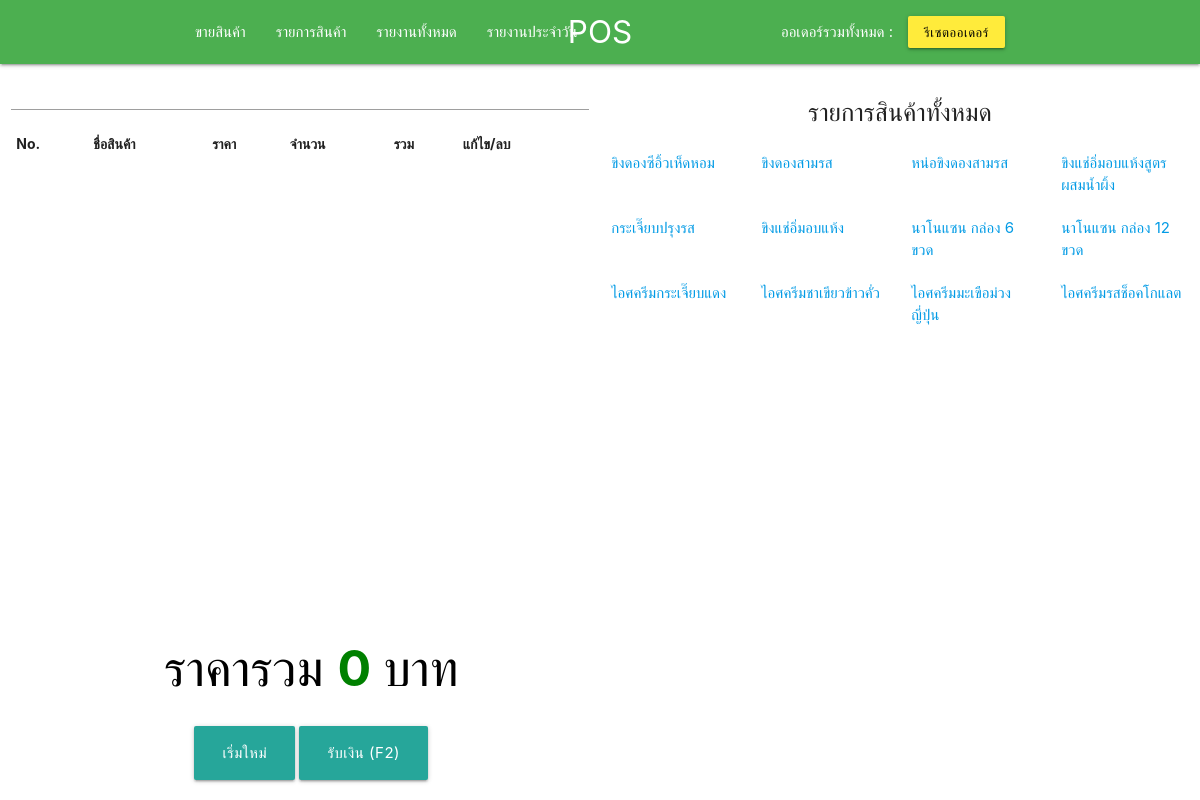
Screenshot of /main.php with the database file from the repository.
### tables this page shows
CREATE TABLE `product` (
  `id` int(11) NOT NULL,
  `product_id` varchar(255) NOT NULL,
  `product_category` varchar(255) NOT NULL,
  `barcode` varchar(255) NOT NULL,
  `product_name` varchar(255) NOT NULL,
  `product_price` int(11) NOT NULL,
  `product_number` int(11) NOT NULL,
  `product_unit` varchar(255) NOT NULL
);

### main.php (the view, shortened to what this page needs)
<!DOCTYPE html>
<html lang="en">
<head>
    <?php require('src/include.php') ?>
    <link rel="stylesheet" href="./css/main.css">
</head>
<body onload='setFocusToTextBox()'>
    <?php require('src/header.php');
        require('src/connect.php');
    ?>
    <main>
        <div class="row">
            <div class="col s12 m6 ">
                <form action="main.php" method="GET">
                    <input type="text" name="barcodesearch" id="search" >
                </form>
                <table class="striped" style="font-size:14px;">
                    <thead>
                        <tr>
                            <th>No.</th>
                            <th>ชื่อสินค้า</th>
                            <th>ราคา</th>
                            <th>จำนวน</th>
                            <th>รวม</th>
                            <th>แก้ไข/ลบ</th>
                        </tr>
                    </thead>
                        <?php
                            $sum_price = 0;
                        ?>
                </table>
                    <div id="info">
                        <div class="row" >
                            <div class="col s12 m12 center-align">
                                <span class="total-text1 ">ราคารวม </span>
                                <span class="total-text2"> <?php echo $sum_price; ?> </span>
                                <span class="total-text3">บาท</span>
                            </div>
                        </div>
                        <div class="row center-align">
                            <div class="col s12 m12">
                                <a href="temporder_sql.php?modedel=3" class="btn-large">เริ่มใหม่</a>
                                <a href="checkmoney.php?total=<?php echo $sum_price; ?>" class="btn-large modal-trigger ">รับเงิน (F2)</a>
                            </div>
                        </div>
                        </div>
            </div>
            <div class="col s12 m6">
                <div class="row menutexthead">
                    <div class="col s12 center-align">
                        <span class="">รายการสินค้าทั้งหมด</span>
                    </div>
                </div>
                <div class="row">
                    <div class="col s12">
                    <?php
                        $showpro1 = "SELECT * FROM product ORDER BY product_category ASC ";
                        $queryshow1 = $connect->query($showpro1);
                        $i = 1;
                        while($show1 = $queryshow1->fetch_array()){
                            if($i==1){
                                echo "<div class='row'>";
                            }
                            echo "<div class='col s12 m3 ' ><a href='main.php?barcodesearch=".$show1['barcode']."' >".$show1['product_name']."</a></div>";
                            if($i == 4){
                                $i = 1;
                                echo "</div>";
                            }
                            else{
                                $i++;
                            }
                        }
                    ?>
                    </div>
                </div>
            </div>
        </div>
</main>
</body>
</html>

### src/include.php (shortened to what this page needs)
<link rel="stylesheet" href="./css/materialize.min.css">

### src/header.php (shortened to what this page needs)
<?php
    include "connect.php";
    $showq = "SELECT queueorder FROM orderall ORDER BY id DESC";
    $queryq = $connect->query($showq);
    $rowq = $queryq->fetch_array();
?>
<nav class="green">
    <div class="container">
        <div class="nav-wrapper">
            <a href="#!" class="brand-logo center">POS</a>
            <ul class="left hide-on-med-and-down">
                <li><a href="./main.php?barcodesearch=">ขายสินค้า</a></li>
                <li><a href="./product.php">รายการสินค้า</a></li>
                <li><a href="./reportall.php">รายงานทั้งหมด</a></li>
                <li><a href="./reportinday.php?ordertime=<?php echo date('Y-m-d'); ?>">รายงานประจำวัน</a></li>
            </ul>
            <ul class="right hide-on-med-and-down">
                <li><span> ออเดอร์รวมทั้งหมด : <?php echo $rowq["queueorder"]; ?></span></li>
                <li><a href="./resetqueue.php" class="btn yellow black-text btn-small" onclick="return confirmreset()" >รีเซตออเดอร์</a></li>
            </ul>
        </div>
    </div>
</nav>

### css/main.css (style rules this page uses)
.total-text1 { font-size: 50px; color:black; }
.total-text2 { font-size: 50px; color: green; font-weight: bold; }
.total-text3 { font-size: 50px; color: black; }
#info { position: fixed; bottom:0%; width:50%; }
.menutexthead { font-size: 25px; margin-top: 30px; }

### rows the page displays
product: product_name "ขิงดองซีอิ้วเห็ดหอม"
product: product_name "ขิงดองสามรส"
product: product_name "หน่อขิงดองสามรส"
product: product_name "ขิงแช่อิ่มอบแห้งสูตรผสมน้ำผิ้ง"
product: product_name "กระเจี๊ยบปรุงรส"
product: product_name "ขิงแช่อิ่มอบแห้ง"
product: product_name "นาโนแซน กล่อง 6 ขวด"
product: product_name "นาโนแซน กล่อง 12 ขวด"
product: product_name "ไอศครีมกระเจี๊ยบแดง"
product: product_name "ไอศครีมชาเขียวข้าวคั่ว"
product: product_name "ไอศครีมมะเขือม่วงญี่ปุ่น"
product: product_name "ไอศครีมรสช็อคโกแลต"

### other values shown
$sum_price "0"
